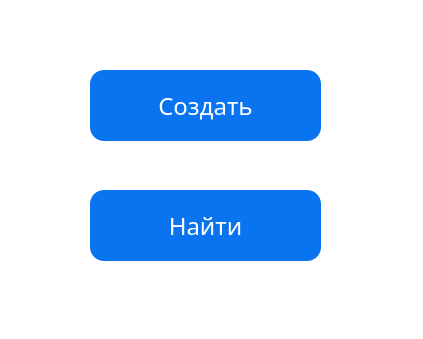
<?xml version="1.0" encoding="UTF-8"?>
<ui version="4.0">
 <class>MainWindow</class>
 <widget class="QMainWindow" name="MainWindow">
  <property name="geometry">
   <rect>
    <x>0</x>
    <y>0</y>
    <width>423</width>
    <height>339</height>
   </rect>
  </property>
  <property name="windowTitle">
   <string>MainWindow</string>
  </property>
  <property name="styleSheet">
   <string notr="true">background-color: white;</string>
  </property>
  <widget class="QWidget" name="centralwidget">
   <widget class="QPushButton" name="pushButton">
    <property name="geometry">
     <rect>
      <x>90</x>
      <y>70</y>
      <width>231</width>
      <height>71</height>
     </rect>
    </property>
    <property name="font">
     <font>
      <family>Comfortaa</family>
      <pointsize>18</pointsize>
     </font>
    </property>
    <property name="styleSheet">
     <string notr="true">QPushButton {
background-color: #0A74F0;
color: white; 
border-radius: 14px;

}

QPushButton:hover {
background-color: #0559F0;
}

QPushButton:pressed {
background-color: #0559F0;
}</string>
    </property>
    <property name="text">
     <string>Создать</string>
    </property>
   </widget>
   <widget class="QPushButton" name="pushButton_2">
    <property name="geometry">
     <rect>
      <x>90</x>
      <y>190</y>
      <width>231</width>
      <height>71</height>
     </rect>
    </property>
    <property name="font">
     <font>
      <family>Comfortaa</family>
      <pointsize>18</pointsize>
     </font>
    </property>
    <property name="styleSheet">
     <string notr="true">QPushButton {
background-color: #0A74F0;
color: white; 
border-radius: 14px;

}

QPushButton:hover {
background-color: #0559F0;
}

QPushButton:pressed {
background-color: #0559F0;
}</string>
    </property>
    <property name="text">
     <string>Найти</string>
    </property>
   </widget>
  </widget>
 </widget>
 <resources/>
 <connections/>
</ui>
